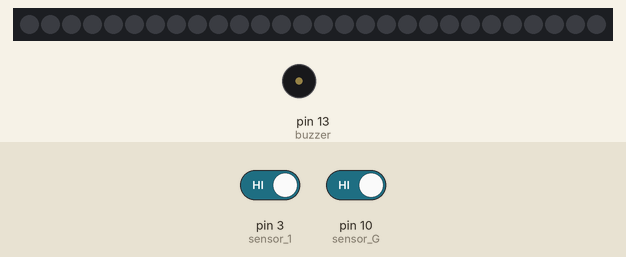
Simulated run of this sketch. Board: Arduino Uno, built with avr-gcc and run on an emulated ATmega328P. Shown: 28 RGB LEDs in strip order, left to right, buzzer (waves = sounding, pin HIGH). The inputs (shaded band) are chosen by the test bench; at power-on: pin 3 (sensor_1) HIGH, pin 10 (sensor_G) HIGH. Random numbers use the default seed unless the sketch sets one.

Above: at 1.8 s.
1.9 s: pin 3 (sensor_1) driven LOW
At 4.16 s:
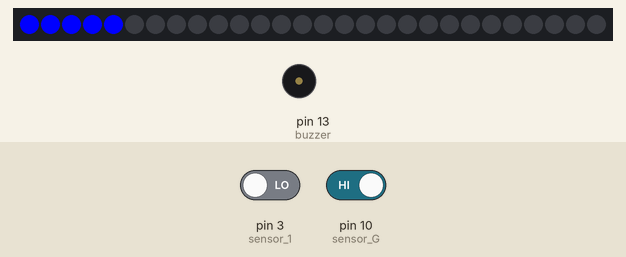
At 14.7 s:
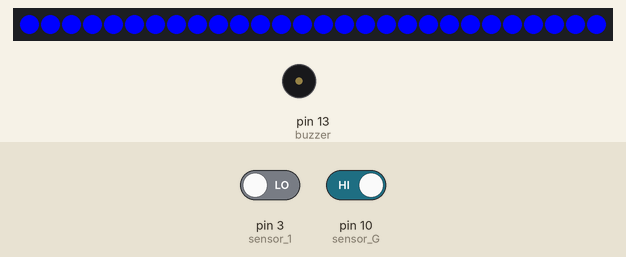
Timing chart, 0 to 25.0 s (numbered marks = the images above; inputs shaded):
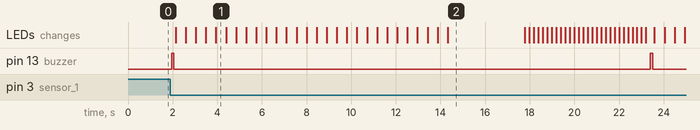

The sketch:

RnD_Staircase_Rainbow.ino
```cpp
//Example sketch for Cytron RnD Staircase with RainbowBit LED
//Compiled with Arduino 1.0.5 IDE
//Please include the Adafruit_NeoPixel library
//Using BBFuino, 28 pcs of RainbowBit and Infrared sensor
#include <Adafruit_NeoPixel.h> //library developed by Adafruit.

#define RainbowBit_Pin  2   //pin 2 is connected to RainbowBit's Input pin.
#define sensor_G        10  //Ground floor sensor is connected to pin 10
#define sensor_1        3   //1st floor sensor is connected to pin 3
#define buzzer          13  //buzzer is connected to pin 13
#define LED             13  //LED on Arduino
#define BitNumber       28  //number of RainbowBit, it depends on the number of
                            //rainbowBit you connect

// Parameter 1 = number of RainbowBit in strip
// Parameter 2 = pin number connected to RainbowBit's input (most are valid)
// Parameter 3 = pixel type flags, add together as needed:
Adafruit_NeoPixel strip = Adafruit_NeoPixel(BitNumber, RainbowBit_Pin, NEO_GRB + NEO_KHZ800);

//preset the color value
uint32_t purple = strip.Color(255, 0, 255);
uint32_t red = strip.Color(255, 0, 0);
uint32_t green = strip.Color(0, 255, 0);
uint32_t yellow = strip.Color(255, 255, 0);
uint32_t blue = strip.Color(0, 0, 255);
uint32_t cyan = strip.Color(0, 255, 255);
uint32_t white = strip.Color(255, 255, 255);
uint32_t blank = strip.Color(0, 0, 0);

void setup() {
  pinMode(LED, OUTPUT);  //configure LED also Buzzer pin as output pin
  digitalWrite(LED, LOW);  //off LED and buzzer.
  pinMode(sensor_G, INPUT);  //makesure the pin for sensor is input
  digitalWrite(sensor_G, HIGH);  //enable the internal pull up for sensor
  pinMode(sensor_1, INPUT);
  digitalWrite(sensor_1, HIGH);  //enable the internal pull up for sensor

  strip.begin();  //initialize register needed for RainbowBit
  delay(100);

  strip.show();  // Initialize all RainbowBits to 'off'
  delay(500);
}

void loop() {
  digitalWrite(LED, LOW);
  delay(10);
  while(1)
  {
  if(digitalRead(sensor_1) == 0) // if 1st floor sensor detect obstacle
  {
    beep(1);
    if(random(3,11)%2) //choose the pattern randomly
    {
    colorChase(Select_Color(random (7)), 10);  //show random color
    delay(3000);
    }
    else
    {
    colorWipe(Select_Color(random (7)), 450);  //Show random color
    delay(3000);
    }
    colorWipe(blank, 200);
  }
  else if(digitalRead(sensor_G) == 0) // if Ground floor sensor detect obstacle
  {
    beep(2);
    if(random(3,11)%2)
    {
    colorChase_R(Select_Color(random (7)), 7);  //show random color.
    delay(4000);
    }
    else
    {
    colorWipe_R(Select_Color(random (7)), 500);  //show random color
    delay(3000);
    }
    colorWipe_R(blank, 200);
  }

  else  //if no sensor activated, make sure the RainbowBit is off.
  {
    colorWipe(blank,1);
  }
}
  // Some example procedures showing how to display to the Dot:
  /*colorWipe(strip.Color(255, 0, 0), 100); // Red
  delay(100);
  colorWipe_R(strip.Color(0, 255, 0), 100); // Green
  delay(100);
  colorWipe(strip.Color(0, 0, 255), 100); // Blue
  delay(100);
  colorWipe_R(strip.Color(255, 255, 255), 100); // White
  delay(100);
  colorWipe(strip.Color(0, 0, 0), 100); // OFF
  delay(100);
  rainbow(20);
  rainbowCycle(20);
  delay(100);
  delay(1000);*/
}

// Fill the dots one after the other with a color
void colorWipe(uint32_t c, uint16_t wait) {
  for(uint16_t i=0; i<strip.numPixels(); i++) {
      strip.setPixelColor(i, c);
      strip.show();
      delay(wait);
  }
}

void colorWipe_R(uint32_t c, uint16_t wait) {
  for(uint16_t i=strip.numPixels(); i>0; i--) {
      strip.setPixelColor(i-1, c);
      strip.show();
      delay(wait);
  }
}

// Chase the dots one after the other with a color
void colorChase(uint32_t c, uint8_t wait) {
  for(uint16_t j = 0; j <strip.numPixels(); j++)
  {
  for(uint16_t i = strip.numPixels() ; i> j; i--) {
      strip.setPixelColor(i-1, c);
      strip.setPixelColor(i, 0);
      strip.show();
      delay(wait*(j+1)/4);
      //delay(wait*((j/2)+1));
    }
    delay(wait/2);
  }
}

void colorChase_R(uint32_t c, uint8_t wait) {
  for(uint16_t j = strip.numPixels(); j >0 ; j--)
  {
  for(uint16_t i = 0 ; i< j; i++) {
      strip.setPixelColor(i, c);
      if(i != 0) strip.setPixelColor(i-1, 0);
      strip.show();
      delay(wait*(strip.numPixels() - j + 1)/2);
      //delay(wait*((j/2)+1));
    }
    delay(wait/2);
  }
}
void rainbow(uint8_t wait) {
  uint16_t i, j;

  for(j=0; j<256; j++) {
    for(i=0; i<strip.numPixels(); i++) {
      strip.setPixelColor(i, Wheel((i+j) & 255));
    }
    strip.show();
    delay(wait);
  }
}

// Slightly different, this makes the rainbow equally distributed throughout
void rainbowCycle(uint8_t wait) {
  uint16_t i, j;

  for(j=0; j<256*5; j++) { // 5 cycles of all colors on wheel
    for(i=0; i< strip.numPixels(); i++) {
      strip.setPixelColor(i, Wheel(((i * 256 / strip.numPixels()) + j) & 255));
    }
    strip.show();
    delay(wait);
  }
}


// Input a value 0 to 255 to get a color value.
// The colours are a transition r - g - b - back to r.
uint32_t Wheel(byte WheelPos) {
  if(WheelPos < 85) {
   return strip.Color(WheelPos * 3, 255 - WheelPos * 3, 0);
  } else if(WheelPos < 170) {
   WheelPos -= 85;
   return strip.Color(255 - WheelPos * 3, 0, WheelPos * 3);
  } else {
   WheelPos -= 170;
   return strip.Color(0, WheelPos * 3, 255 - WheelPos * 3);
  }
}
void beep (unsigned char times)
{
  while (times -- > 0)
  {
  digitalWrite(buzzer, HIGH);
  delay(100);
  digitalWrite(buzzer, LOW);
  delay(80);
  }
}


uint32_t Select_Color(int mode)
{
  switch (mode)
  {  case 0:
     return blue;
     case 1:
     return red;
     case 2:
     return green;
     case 3:
     return yellow;
     case 4:
     return purple;
     case 5:
     return cyan;
     case 6:
     return white;
     default:
     return white;
   }
}
```

Measured:
- after the input at 1.9 s, pin 13 (buzzer): alternates HIGH for 0.10 s and LOW for 21.4 s, starting after 0.06 s; the LEDs: first change after 0.24 s (image 1 shows a later state)
